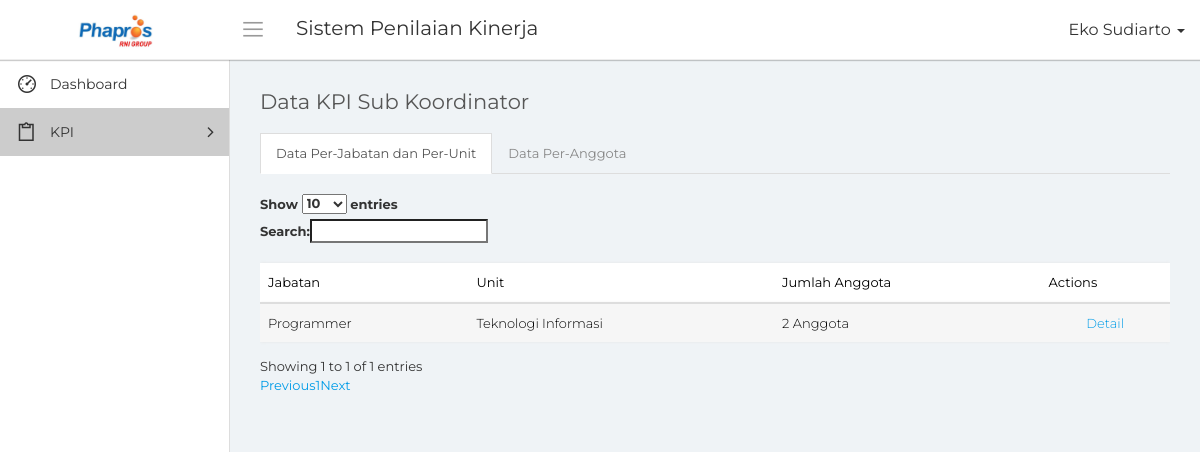
The page /data_kpi_verifikasi.php (signed in) on the database its author committed.
### tables this page shows
CREATE TABLE `aturan_penilai` (
  `id_aturan` bigint(20) NOT NULL,
  `id_jabatan_penilai` bigint(20) NOT NULL DEFAULT '0',
  `id_unit_penilai` bigint(20) NOT NULL DEFAULT '0',
  `id_jabatan_dinilai` bigint(20) NOT NULL DEFAULT '0',
  `id_unit_dinilai` bigint(20) NOT NULL DEFAULT '0'
);

CREATE TABLE `mst_jabatan` (
  `id_jabatan` bigint(20) NOT NULL,
  `nama_jabatan` varchar(50) NOT NULL,
  `tanggal_input` date NOT NULL
);

CREATE TABLE `mst_unit` (
  `id_unit` bigint(20) NOT NULL,
  `nama_unit` varchar(50) NOT NULL,
  `tanggal_input` date NOT NULL
);

### conn/database.php (called while the page is built, shortened)
<?php
	class database{
		function __construct(){
			$this->connection = new mysqli('localhost', 'root', '','phapros_final');
		}
		function tampil_waktu_verifikasi(){
			$query = $this->connection->query("SELECT * FROM waktu_verifikasi");
			while($tampil = $query->fetch_array())
				$hasil[] = $tampil;
			return $hasil;
		}
		function tampil_akses(){
			$query = $this->connection->query("SELECT * FROM akses_menu");
			while($tampil = $query->fetch_array())
				$hasil[] = $tampil;
			return $hasil;
		}
		function tampil_periode($id_periode = null){
			if($id_periode == null)
				$query = $this->connection->query("SELECT * FROM mst_periode");
			else
				$query = $this->connection->query("SELECT * FROM mst_periode WHERE id_periode = '$id_periode'");
			while($tampil = $query->fetch_array())
				$hasil[] = $tampil;
			return $hasil;
		}
		function tampil_jabatan_grup($id_jabatatan_penilai = null, $id_unit_penilai = null)
		{
			$query = $this->connection->query("SELECT a.*, j.nama_jabatan, u.nama_unit FROM aturan_penilai a LEFT JOIN mst_jabatan j ON j.id_jabatan = a.id_jabatan_dinilai LEFT JOIN mst_unit u ON u.id_unit = a.id_unit_dinilai WHERE a.id_jabatan_penilai = '$id_jabatatan_penilai' AND a.id_unit_penilai = '$id_unit_penilai'");
			while($tampil = $query->fetch_array())
			{
				$hasil[] = $tampil;
			}
			return $hasil;
		}
		function hitung_jabatan_grup($id_jabatan = null, $id_unit = null)
		{
			$query = $this->connection->query("SELECT * FROM mst_anggota WHERE id_jabatan = '$id_jabatan' AND id_unit = '$id_unit'");
			$jml = 0;
			while($tampil = $query->fetch_array())
			{
				$jml = $jml+1;
			}
			return $jml;
		}
	}
?>

### data_kpi_verifikasi.php (the view, shortened to what this page needs)
<?php
    include "conn/database.php";
    $db = new database();
    $nama = $_SESSION['nama'];
    $jabatan = $_SESSION['id_jabatan'];
    $id_unitD = $_SESSION['id_unit'];
    foreach($db->tampil_periode() as $tPer)
    {
        if($tPer['status'] == 1)
        {
            $idA = $tPer['id_periode'];
        }
    }
?>
<!DOCTYPE html>
<html>
    <head>
        <link rel="stylesheet" type="text/css" href="assets/css/bootstrap.min.css">
        <link rel="stylesheet" type="text/css" href="assets/css/font-awesome.min.css">
        <link rel="stylesheet" type="text/css" href="assets/css/line-awesome.min.css">
        <link rel="stylesheet" type="text/css" href="https://cdn.datatables.net/v/dt/dt-1.10.18/datatables.min.css"/>
		<link rel="stylesheet" type="text/css" href="assets/css/select2.min.css">
		<link rel="stylesheet" type="text/css" href="assets/css/bootstrap-datetimepicker.min.css">
        <link rel="stylesheet" type="text/css" href="assets/css/style.css">
    </head>
    <body>
        <div class="main-wrapper">
            <div class="header">
				<div class="header-left">
                    <a href="index.php" class="logo">
						<img src="assets/img/logo-phapros.jpg" width="75" height="" alt="">
					</a>
                </div>
				<a id="toggle_btn" href="javascript:void(0);"><i class="la la-bars"></i></a>
                <div class="page-title-box pull-left">
					<h3>Sistem Penilaian Kinerja</h3>
                </div>
				<ul class="nav navbar-nav navbar-right user-menu pull-right">
					<li class="dropdown">
						<a href="" class="dropdown-toggle user-link" data-toggle="dropdown" title="Admin">
							<span>
                                <?php echo $nama; ?>
                            </span>
							<i class="caret"></i>
						</a>
					</li>
				</ul>
            </div>
            <div class="sidebar" id="sidebar">
                <div class="sidebar-inner slimscroll">
					<div id="sidebar-menu" class="sidebar-menu">
						<ul>
							<li>
								<a href="index.php"><i class="la la-dashboard"></i> <span>Dashboard</span></a>
							</li>
                            <?php
                                foreach($db->tampil_akses() as $tampil)
                                {
                                    if($tampil['id_jabatan'] == $jabatan)
                                    {
                                        $m1 = $tampil['menu1'];
                                        $m2 = $tampil['menu2'];
                                        $m3 = $tampil['menu3'];
                                        $m4 = $tampil['menu4'];
                                        $m5 = $tampil['menu5'];
                                        $m6 = $tampil['menu6'];
                                        $m7 = $tampil['menu7'];
                                    }
                                }
                            ?>
                            <li class="active submenu">
								<a href="#"><i class="la la-clipboard"></i> <span> KPI</span> <span class="menu-arrow"></span></a>
							</li>
						</ul>
					</div>
                </div>
            </div>
            <div class="page-wrapper">
                <div class="content container-fluid">
					<div class="row">
						<div class="col-xs-12">
							<h4 class="page-title">Data KPI Sub Koordinator</h4>
                            <?php
                                foreach($db->tampil_waktu_verifikasi() as $tampil)
                                {
                                    $sekarang = date('Y-m-d');
                                    if($sekarang >= $tampil['tanggal_awal_verifikasi'] AND $sekarang <= $tampil['tanggal_akhir_verifikasi'] AND $tampil['jenis_verifikasi'] == 1)
                                        $b1 = 1;
                                }
                            ?>
						</div>
					</div>
                    <ul class="nav nav-tabs">
                        <li class="active"><a data-toggle="tab" href="#dk">Data Per-Jabatan dan Per-Unit</a></li>
                        <li><a data-toggle="tab" href="#dp">Data Per-Anggota</a></li>
                    </ul>
                    <div class="tab-content">
                        <div id="dk" class="tab-pane fade in active">
                            <div class="row">
                                <div class="col-md-12">
                                    <div class="table-responsive">
                                        <table class="table table-striped custom-table m-b-0 display" id="tabel">
                                            <thead>
                                                <tr>
                                                    <th>Jabatan</th>
                                                    <th>Unit</th>
                                                    <th>Jumlah Anggota</th>
                                                    <th>Actions</th>
                                                </tr>
                                            </thead>
                                            <tbody>
                                            <?php
                                                foreach($db->tampil_jabatan_grup($jabatan, $id_unitD) as $data)
                                                {
                                            ?>
                                                    <tr>
                                                        <td><?php echo $data['nama_jabatan']; ?></td>
                                                        <td><?php echo $data['nama_unit']; ?></td>
                                                        <td><?php echo $db->hitung_jabatan_grup($data['id_jabatan_dinilai'], $data['id_unit_dinilai']); ?> Anggota</td>
                                                        <td class="text-center  ">
                                                            <div class="dropdown">
                                                                <a href="detail_jabatan.php?id_jabatan=<?php echo $data['id_jabatan_dinilai']."&&id_unit=".$data['id_unit_dinilai']; ?>">Detail</a>
                                                            </div>
                                                        </td>
                                                    </tr>
                                            <?php
                                                }
                                            ?>
                                            </tbody>
                                        </table>
                                    </div>
                                </div>
                            </div>
                        </div>
                    </div>
                </div>
            </div>
        </div>
    </body>
</html>

### rows shown on the page
aturan_penilai: mst_jabatan.nama_jabatan "Programmer", mst_unit.nama_unit "Teknologi Informasi", hitung_jabatan_grup "2"

### other values the page prints
$nama "Eko Sudiarto"
